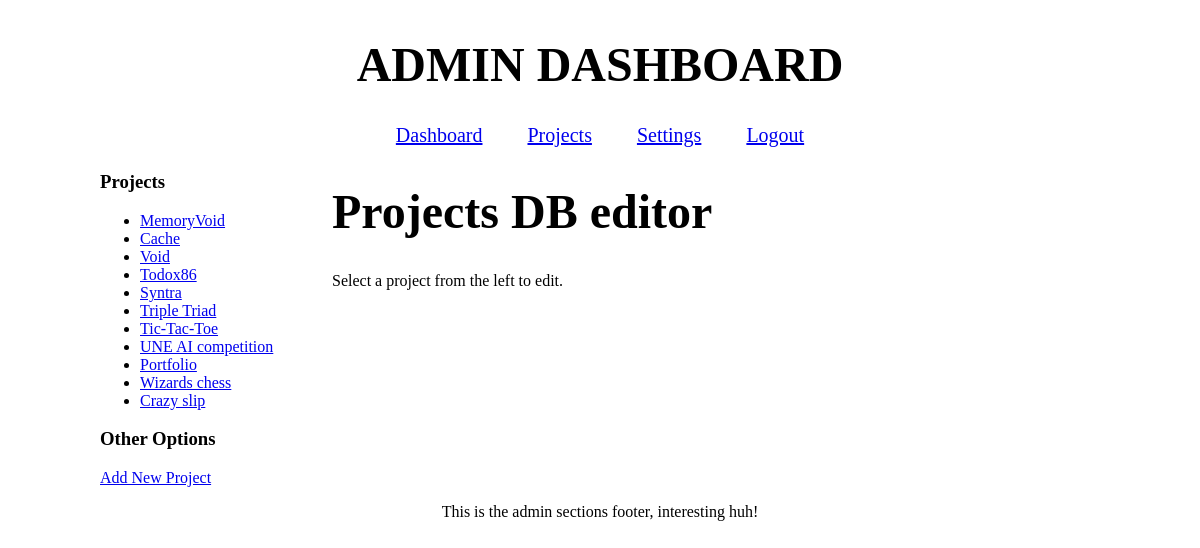
The app's page /site/admin/projects.php (signed in), older data.
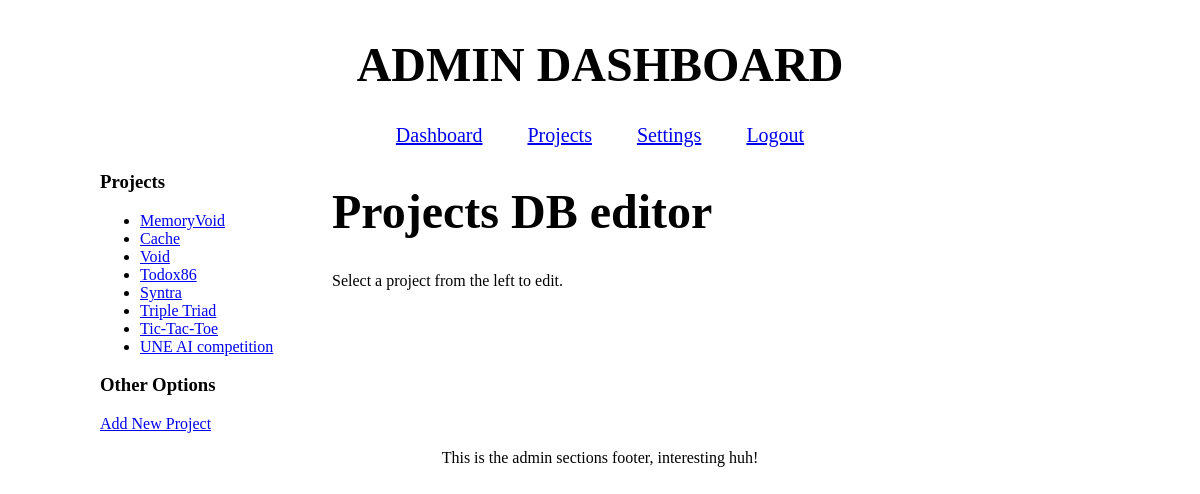
The same page, newer data.
### tables this page shows
CREATE TABLE projects (
    id INTEGER PRIMARY KEY AUTOINCREMENT,
    name TEXT NOT NULL,
    slug TEXT NOT NULL UNIQUE,
    last_updated TEXT NOT NULL DEFAULT (date('now')),
    section TEXT NOT NULL DEFAULT 'General',
    rank INTEGER NOT NULL DEFAULT 1,
    languages TEXT,
    description TEXT NOT NULL,
    content TEXT NOT NULL
    );

### site/admin/projects.php (the view, shortened to what this page needs)
<?php
require_once "init.php";
$selected_project = null;
$isNew = false;
$projects = $database->query("SELECT id, name FROM projects ORDER BY id ASC");
?>
<?php include "header.php" ?>
<main>
  <div class="side-panel">
    <h3>Projects</h3>
    <ul>
      <?php while ($p = $projects->fetch()) : ?>
        <li>
          <a href="?id=<?= $p["id"] ?>"><?= htmlspecialchars($p["name"]) ?></a>
        </li>
      <?php endwhile ?>
    </ul>
    <h3>Other Options</h3>
      <a href="?action=new">Add New Project</a>
  </div>
  <div class="center-panel">
    <h1>Projects DB editor</h1>
    <?php if ($selected_project || $isNew): ?>
      <div class="form-heading">
        <?php if (!$isNew): ?>
          <h3>Editing: <?= htmlspecialchars($selected_project["name"]) ?></h3>
          <form method="POST">
            <input type="hidden" name="mode" value="delete">
            <input type="hidden" name="id" value="<?= $selected_project["id"] ?>">
            <input type="hidden" name="csrf_token" value="<?= csrf_token() ?>">
            <button class="delete-btn" type="submit" onclick="return
              confirm('Are you sure you want to delete this project');">
              Delete this project
            </button>
          </form>
        <?php else: ?>
          <h3>Adding New Project</h3>
        <?php endif; ?>
      </div>
      <form method="POST">
        <fieldset>
          <input type="hidden" name="csrf_token" value="<?=csrf_token() ?>">
          <input type="hidden" name="mode" value="<?= $isNew ? "create" : "update" ?>">
          <?php if (!$isNew): ?>
            <input type="hidden" name="id" value="<?= $selected_project["id"]?>">
          <?php endif; ?>
          <label>Name: </label><br>
          <input name="name" value="<?= htmlspecialchars($selected_project["name"]) ?>">
          <br><br>
          <label>URL-Slug: </label><br>
          <input name="slug" value="<?= htmlspecialchars($selected_project["slug"]) ?>">
          <br><br>
          <input type="hidden" name="last_updated" value="<?= htmlspecialchars($selected_project["last_updated"]) ?>">
          <label>Section ("General", "Systems"): </label><br>
          <input name="section" value="<?= htmlspecialchars($selected_project["section"]) ?>">
          <br><br>
          <label>Rank (order): </label><br>
          <input name="rank" value="<?= htmlspecialchars($selected_project["rank"]) ?>">
          <br><br>
          <label>Languages: </label><br>
          <input name="languages" value="<?= htmlspecialchars($selected_project["languages"]) ?>">
          <br><br>
          <label>Description: </label><br>
          <input name="description" value="<?= htmlspecialchars($selected_project["description"]) ?>">
          <br><br>
          <label>Content (Markdown body): </label><br>
          <textarea name="content" rows="30"><?= htmlspecialchars($selected_project["content"]) ?></textarea>
          <br><br>
          <button type="submit"><?= $isNew ? "Add Project" : "Save Changes" ?></button>
        </fieldset>
      </form>
    <?php else: ?>
      <p>Select a project from the left to edit.</>
    <?php endif; ?>
  </div>
</main>
<?php include "footer.php" ?>

### site/admin/header.php (shortened to what this page needs)
<!DOCTYPE html>
<html>
  <head>
    <link rel="stylesheet" type="text/css" href="/css/admin.css">
  </head>
  <body>
    <header>
      <h1>ADMIN DASHBOARD</h1>
        <nav>
          <a href="index.php">Dashboard</a>
          <a href="projects.php?action=new">Projects</a>
          <a href="settings.php?action=new">Settings</a>
          <a href="logout.php">Logout</a>
        </nav>
    </header>

### site/admin/footer.php (shortened to what this page needs)
        <footer>
            <p>This is the admin sections footer, interesting huh!<p/>
        </footer>
    </body>
</html>

### site/css/admin.css (style rules this page uses)
h1 { font-size: 3rem; font-weight: bold; }
body { font-size: 16px; height: 100vh; max-width: 1000px; width: 100%; margin: auto; }
header { display: flex; flex-direction: column; align-items: center; justify-items: center; padding: 5px; }
nav { font-size: 1.25rem; text-align: right; }
nav a { padding-left: 20px; padding-right: 20px; }
main { text-align: center; display: flex; gap: 2rem; text-align: left; max-width: 1000px; margin: auto; }
.side-panel { min-width: 200px; max-width: 200px; overflow-wrap: break-word; }
.center-panel { flex: 1; }
footer { margin-top: auto; text-align: center; }

Row changes from the older to the newer data that the page shows:
removed projects: name "Portfolio"
removed projects: name "Wizards chess"
removed projects: name "Crazy slip"
